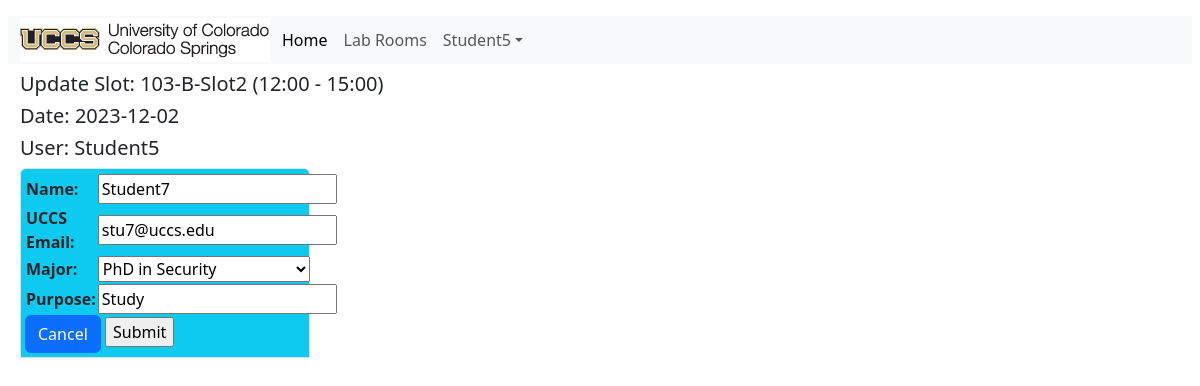
Screenshot of /labroom/9/2023-12-02/update_slot/ (signed in) with the database file from the repository.
### alras_application/models.py (models this page shows, shortened)
class LabRoom(models.Model):
    ROOMS = (
        ('101-A', 'Room 101-A'),
        ('102-A', 'Room 102-A'),
        ('103-B', 'Room 103-B'),
        ('104-B', 'Room 104-B'),
        ('105-C', 'Room 105-C'),
    )
    title = models.CharField(max_length=10,choices=ROOMS,null=True)
    slot = models.ForeignKey(RoomSlot, on_delete=models.CASCADE, default=None)
    def __str__(self):
        return f"{self.title}-{self.slot}"

class RoomSlot(models.Model):
    SLOTS = (
        ('slot-1', '09:00 - 12:00'),
        ('slot-2', '12:00 - 15:00'),
        ('slot-3', '15:00 - 18:00')
    )
    slot = models.CharField(max_length=200, choices= SLOTS)
    title = models.CharField(max_length=200)
    def __str__(self):
        return self.title

class Student(models.Model):
    MAJOR = (
        ('PhD-CS', 'PhD in Computer Science'),
        ('PhD-Sec', 'PhD in Security'),
        ('MS-CS', 'MS in Computer Science'),
        ('MS-Sec', 'MS in Security'),
    )
    user = models.ForeignKey(User, null=True, on_delete=models.CASCADE)
    name = models.CharField(max_length=200)
    email = models.CharField("UCCS Email", max_length=200)
    major = models.CharField(max_length=200, choices= MAJOR)
    slot = models.ForeignKey(LabRoom, on_delete=models.CASCADE, null=True, blank=True)
    date = models.DateField(null=True,blank=True)
    purpose = models.CharField(max_length=200,null=True)
    class Meta:
        unique_together = ['slot', 'date']

### alras_application/decorators.py (the view)
        def wrapper_func(request, *args, **kwargs):
            print('role',allowed_roles)
            group = None
            if request.user.groups.exists():
                group = request.user.groups.all()[0].name
            if group in allowed_roles:
                return view_func(request,*args, **kwargs)
            else:
                return HttpResponse("You are not authorized to view this page")

### alras_application/forms.py
class ReserveSlotForm(ModelForm):
    class Meta:
        model = Student
        fields =('name', 'email', 'major','purpose')

### alras_application/context_processors.py (called while the page is built)
def message_processor(request):
    if request.user.is_authenticated:
        no_msgs = 1
    else:
        no_msgs = 0
    return {
        'message' : no_msgs
    }

### alras_application/views.py (called while the page is built, shortened)
@login_required(login_url='login')
@allowed_users(allowed_roles=['student_role'])
def updateSlot(request, pk, date):
    student = Student.objects.filter(slot_id=pk,date=date).values()[0]
    s_id = student['id']
    print(student)
    form = ReserveSlotForm(initial=student)
    labroom = LabRoom.objects.get(id=pk)
    date = date
    context = {'form': form,'labroom':labroom,'pk':pk,'date':date}
    return render(request, 'alras_application/update_slot.html', context)

### alras_application/templates/alras_application/update_slot.html (shortened to what this page needs)
{% extends 'alras_application/base_template.html' %}
{% block content %}
<div class="container-fluid">
<h5> Update Slot: {{ labroom }} </h5>
<h5> Date: {{ date }} </h5>
<h5> User: {{user}} </h5>
<div class="col-sm-3 p-1 border rounded-top bg-info text-dark">
<form action="" method="POST">
<table>
{{ form.as_table }}
</table>
<a class="btn btn-primary" href="{%url 'labroom-detail' pk date %}" role="button">Cancel</a>
<input type="submit" name="Submit">
</form>
</div>
</div>
{% endblock %}

### alras_application/templates/alras_application/base_template.html (shortened to what this page needs)
{% load static %}
<!DOCTYPE html>
<html lang="en">
<head>
{% load bootstrap5 %}
{% bootstrap_css %}
</head>
<body>
<div class="container-fluid p-2">
<nav class="navbar navbar-expand-lg bg-secondary-tertiary">
<div class="container-fluid bg-light">
<img src="{% static 'images/uccs_logo.gif' %}">
<div class="collapse navbar-collapse" id="navbarNav">
<ul class="navbar-nav justify-content-center p-1">
<li class="nav-item">
<a class="nav-link active" aria-current="page" href="{% url 'index' %}">Home</a>
</li>
<li class="nav-item">
<a class="nav-link" href="{% url 'labroom' %}">Lab Rooms</a>
</li>
<li class="nav-item dropdown">
  {% if message %}
  <a class="nav-link dropdown-toggle" href="#" role="button" data-bs-toggle="dropdown">{{user}}</a>
  {% else %}
    <a class="nav-link dropdown-toggle" href="#" role="button" data-bs-toggle="dropdown">Account</a>
    <ul class="dropdown-menu">
    <li><a class="dropdown-item" href="{% url 'login' %}">Log In</a></li>
    <li><a class="dropdown-item" href="{% url 'register_page' %}">Register</a></li>
  {% endif %}
</li>
</div>
</div>
</nav>
{% block content %}
{% endblock %}
</div>
</body>
</html>

### rows the page displays
LabRoom: title+slot "103-B-Slot2 (12:00 - 15:00)"
Student: name "Student7", email "stu7@uccs.edu", major "PhD in Security", purpose "Study"

### other values shown
{{ user }} "Student5"
{{ date }} "2023-12-02"
